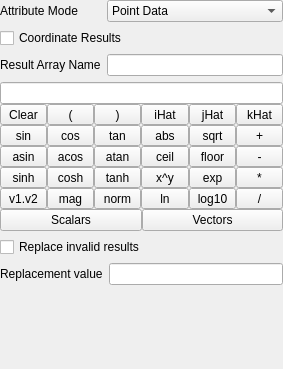
<?xml version="1.0" encoding="UTF-8"?>
<ui version="4.0">
 <class>CalculatorGlobalPanel</class>
 <widget class="QWidget" name="CalculatorGlobalPanel">
  <property name="geometry">
   <rect>
    <x>0</x>
    <y>0</y>
    <width>283</width>
    <height>369</height>
   </rect>
  </property>
  <property name="focusPolicy">
   <enum>Qt::ClickFocus</enum>
  </property>
  <property name="windowTitle">
   <string>Form</string>
  </property>
  <layout class="QVBoxLayout">
   <property name="spacing">
    <number>6</number>
   </property>
   <property name="margin">
    <number>0</number>
   </property>
   <item>
    <layout class="QGridLayout">
     <property name="margin">
      <number>0</number>
     </property>
     <property name="spacing">
      <number>6</number>
     </property>
     <item row="2" column="0" rowspan="2">
      <widget class="QLabel" name="label">
       <property name="text">
        <string>Result Array Name</string>
       </property>
      </widget>
     </item>
     <item row="1" column="0" colspan="3">
      <widget class="QCheckBox" name="CoordinateResults">
       <property name="text">
        <string>Coordinate Results</string>
       </property>
      </widget>
     </item>
     <item row="2" column="1" rowspan="2" colspan="2">
      <widget class="QLineEdit" name="ResultArrayName"/>
     </item>
     <item row="0" column="0">
      <widget class="QLabel" name="label_2">
       <property name="text">
        <string>Attribute Mode</string>
       </property>
      </widget>
     </item>
     <item row="0" column="1" colspan="2">
      <widget class="QComboBox" name="AttributeMode">
       <item>
        <property name="text">
         <string>Point Data</string>
        </property>
       </item>
       <item>
        <property name="text">
         <string>Cell Data</string>
        </property>
       </item>
      </widget>
     </item>
    </layout>
   </item>
   <item>
    <layout class="QVBoxLayout" name="verticalLayout_7" stretch="0,0,0">
     <property name="spacing">
      <number>0</number>
     </property>
     <item>
      <widget class="QLineEdit" name="Function"/>
     </item>
     <item>
      <layout class="QHBoxLayout" name="horizontalLayout_2">
       <item>
        <layout class="QVBoxLayout" name="verticalLayout">
         <item>
          <widget class="QToolButton" name="Clear">
           <property name="sizePolicy">
            <sizepolicy hsizetype="Preferred" vsizetype="Preferred">
             <horstretch>0</horstretch>
             <verstretch>0</verstretch>
            </sizepolicy>
           </property>
           <property name="focusPolicy">
            <enum>Qt::NoFocus</enum>
           </property>
           <property name="text">
            <string>Clear</string>
           </property>
          </widget>
         </item>
         <item>
          <widget class="QToolButton" name="sin">
           <property name="sizePolicy">
            <sizepolicy hsizetype="Preferred" vsizetype="Preferred">
             <horstretch>0</horstretch>
             <verstretch>0</verstretch>
            </sizepolicy>
           </property>
           <property name="focusPolicy">
            <enum>Qt::NoFocus</enum>
           </property>
           <property name="text">
            <string>sin</string>
           </property>
          </widget>
         </item>
         <item>
          <widget class="QToolButton" name="asin">
           <property name="sizePolicy">
            <sizepolicy hsizetype="Preferred" vsizetype="Preferred">
             <horstretch>0</horstretch>
             <verstretch>0</verstretch>
            </sizepolicy>
           </property>
           <property name="focusPolicy">
            <enum>Qt::NoFocus</enum>
           </property>
           <property name="text">
            <string>asin</string>
           </property>
          </widget>
         </item>
         <item>
          <widget class="QToolButton" name="sinh">
           <property name="sizePolicy">
            <sizepolicy hsizetype="Preferred" vsizetype="Preferred">
             <horstretch>0</horstretch>
             <verstretch>0</verstretch>
            </sizepolicy>
           </property>
           <property name="focusPolicy">
            <enum>Qt::NoFocus</enum>
           </property>
           <property name="text">
            <string>sinh</string>
           </property>
          </widget>
         </item>
         <item>
          <widget class="QToolButton" name="v1v2">
           <property name="sizePolicy">
            <sizepolicy hsizetype="Preferred" vsizetype="Preferred">
             <horstretch>0</horstretch>
             <verstretch>0</verstretch>
            </sizepolicy>
           </property>
           <property name="focusPolicy">
            <enum>Qt::NoFocus</enum>
           </property>
           <property name="text">
            <string>v1.v2</string>
           </property>
           <property name="autoRaise">
            <bool>false</bool>
           </property>
          </widget>
         </item>
        </layout>
       </item>
       <item>
        <layout class="QVBoxLayout" name="verticalLayout_2">
         <item>
          <widget class="QToolButton" name="LeftParentheses">
           <property name="sizePolicy">
            <sizepolicy hsizetype="Preferred" vsizetype="Preferred">
             <horstretch>0</horstretch>
             <verstretch>0</verstretch>
            </sizepolicy>
           </property>
           <property name="focusPolicy">
            <enum>Qt::NoFocus</enum>
           </property>
           <property name="text">
            <string>(</string>
           </property>
          </widget>
         </item>
         <item>
          <widget class="QToolButton" name="cos">
           <property name="sizePolicy">
            <sizepolicy hsizetype="Preferred" vsizetype="Preferred">
             <horstretch>0</horstretch>
             <verstretch>0</verstretch>
            </sizepolicy>
           </property>
           <property name="focusPolicy">
            <enum>Qt::NoFocus</enum>
           </property>
           <property name="text">
            <string>cos</string>
           </property>
          </widget>
         </item>
         <item>
          <widget class="QToolButton" name="acos">
           <property name="sizePolicy">
            <sizepolicy hsizetype="Preferred" vsizetype="Preferred">
             <horstretch>0</horstretch>
             <verstretch>0</verstretch>
            </sizepolicy>
           </property>
           <property name="focusPolicy">
            <enum>Qt::NoFocus</enum>
           </property>
           <property name="text">
            <string>acos</string>
           </property>
          </widget>
         </item>
         <item>
          <widget class="QToolButton" name="cosh">
           <property name="sizePolicy">
            <sizepolicy hsizetype="Preferred" vsizetype="Preferred">
             <horstretch>0</horstretch>
             <verstretch>0</verstretch>
            </sizepolicy>
           </property>
           <property name="focusPolicy">
            <enum>Qt::NoFocus</enum>
           </property>
           <property name="text">
            <string>cosh</string>
           </property>
          </widget>
         </item>
         <item>
          <widget class="QToolButton" name="mag">
           <property name="sizePolicy">
            <sizepolicy hsizetype="Preferred" vsizetype="Preferred">
             <horstretch>0</horstretch>
             <verstretch>0</verstretch>
            </sizepolicy>
           </property>
           <property name="focusPolicy">
            <enum>Qt::NoFocus</enum>
           </property>
           <property name="text">
            <string>mag</string>
           </property>
          </widget>
         </item>
        </layout>
       </item>
       <item>
        <layout class="QVBoxLayout" name="verticalLayout_3">
         <item>
          <widget class="QToolButton" name="RightParentheses">
           <property name="sizePolicy">
            <sizepolicy hsizetype="Preferred" vsizetype="Preferred">
             <horstretch>0</horstretch>
             <verstretch>0</verstretch>
            </sizepolicy>
           </property>
           <property name="focusPolicy">
            <enum>Qt::NoFocus</enum>
           </property>
           <property name="text">
            <string>)</string>
           </property>
          </widget>
         </item>
         <item>
          <widget class="QToolButton" name="tan">
           <property name="sizePolicy">
            <sizepolicy hsizetype="Preferred" vsizetype="Preferred">
             <horstretch>0</horstretch>
             <verstretch>0</verstretch>
            </sizepolicy>
           </property>
           <property name="focusPolicy">
            <enum>Qt::NoFocus</enum>
           </property>
           <property name="text">
            <string>tan</string>
           </property>
          </widget>
         </item>
         <item>
          <widget class="QToolButton" name="atan">
           <property name="sizePolicy">
            <sizepolicy hsizetype="Preferred" vsizetype="Preferred">
             <horstretch>0</horstretch>
             <verstretch>0</verstretch>
            </sizepolicy>
           </property>
           <property name="focusPolicy">
            <enum>Qt::NoFocus</enum>
           </property>
           <property name="text">
            <string>atan</string>
           </property>
          </widget>
         </item>
         <item>
          <widget class="QToolButton" name="tanh">
           <property name="sizePolicy">
            <sizepolicy hsizetype="Preferred" vsizetype="Preferred">
             <horstretch>0</horstretch>
             <verstretch>0</verstretch>
            </sizepolicy>
           </property>
           <property name="focusPolicy">
            <enum>Qt::NoFocus</enum>
           </property>
           <property name="text">
            <string>tanh</string>
           </property>
          </widget>
         </item>
         <item>
          <widget class="QToolButton" name="norm">
           <property name="sizePolicy">
            <sizepolicy hsizetype="Preferred" vsizetype="Preferred">
             <horstretch>0</horstretch>
             <verstretch>0</verstretch>
            </sizepolicy>
           </property>
           <property name="focusPolicy">
            <enum>Qt::NoFocus</enum>
           </property>
           <property name="text">
            <string>norm</string>
           </property>
          </widget>
         </item>
        </layout>
       </item>
       <item>
        <layout class="QVBoxLayout" name="verticalLayout_4">
         <item>
          <widget class="QToolButton" name="iHat">
           <property name="sizePolicy">
            <sizepolicy hsizetype="Preferred" vsizetype="Preferred">
             <horstretch>0</horstretch>
             <verstretch>0</verstretch>
            </sizepolicy>
           </property>
           <property name="focusPolicy">
            <enum>Qt::NoFocus</enum>
           </property>
           <property name="text">
            <string>iHat</string>
           </property>
          </widget>
         </item>
         <item>
          <widget class="QToolButton" name="abs">
           <property name="sizePolicy">
            <sizepolicy hsizetype="Preferred" vsizetype="Preferred">
             <horstretch>0</horstretch>
             <verstretch>0</verstretch>
            </sizepolicy>
           </property>
           <property name="focusPolicy">
            <enum>Qt::NoFocus</enum>
           </property>
           <property name="text">
            <string>abs</string>
           </property>
          </widget>
         </item>
         <item>
          <widget class="QToolButton" name="ceil">
           <property name="sizePolicy">
            <sizepolicy hsizetype="Preferred" vsizetype="Preferred">
             <horstretch>0</horstretch>
             <verstretch>0</verstretch>
            </sizepolicy>
           </property>
           <property name="focusPolicy">
            <enum>Qt::NoFocus</enum>
           </property>
           <property name="text">
            <string>ceil</string>
           </property>
          </widget>
         </item>
         <item>
          <widget class="QToolButton" name="xy">
           <property name="sizePolicy">
            <sizepolicy hsizetype="Preferred" vsizetype="Preferred">
             <horstretch>0</horstretch>
             <verstretch>0</verstretch>
            </sizepolicy>
           </property>
           <property name="focusPolicy">
            <enum>Qt::NoFocus</enum>
           </property>
           <property name="text">
            <string>x^y</string>
           </property>
          </widget>
         </item>
         <item>
          <widget class="QToolButton" name="ln">
           <property name="sizePolicy">
            <sizepolicy hsizetype="Preferred" vsizetype="Preferred">
             <horstretch>0</horstretch>
             <verstretch>0</verstretch>
            </sizepolicy>
           </property>
           <property name="focusPolicy">
            <enum>Qt::NoFocus</enum>
           </property>
           <property name="text">
            <string>ln</string>
           </property>
          </widget>
         </item>
        </layout>
       </item>
       <item>
        <layout class="QVBoxLayout" name="verticalLayout_5">
         <item>
          <widget class="QToolButton" name="jHat">
           <property name="sizePolicy">
            <sizepolicy hsizetype="Preferred" vsizetype="Preferred">
             <horstretch>0</horstretch>
             <verstretch>0</verstretch>
            </sizepolicy>
           </property>
           <property name="focusPolicy">
            <enum>Qt::NoFocus</enum>
           </property>
           <property name="text">
            <string>jHat</string>
           </property>
          </widget>
         </item>
         <item>
          <widget class="QToolButton" name="sqrt">
           <property name="sizePolicy">
            <sizepolicy hsizetype="Preferred" vsizetype="Preferred">
             <horstretch>0</horstretch>
             <verstretch>0</verstretch>
            </sizepolicy>
           </property>
           <property name="focusPolicy">
            <enum>Qt::NoFocus</enum>
           </property>
           <property name="text">
            <string>sqrt</string>
           </property>
          </widget>
         </item>
         <item>
          <widget class="QToolButton" name="floor">
           <property name="sizePolicy">
            <sizepolicy hsizetype="Preferred" vsizetype="Preferred">
             <horstretch>0</horstretch>
             <verstretch>0</verstretch>
            </sizepolicy>
           </property>
           <property name="focusPolicy">
            <enum>Qt::NoFocus</enum>
           </property>
           <property name="text">
            <string>floor</string>
           </property>
          </widget>
         </item>
         <item>
          <widget class="QToolButton" name="exp">
           <property name="sizePolicy">
            <sizepolicy hsizetype="Preferred" vsizetype="Preferred">
             <horstretch>0</horstretch>
             <verstretch>0</verstretch>
            </sizepolicy>
           </property>
           <property name="focusPolicy">
            <enum>Qt::NoFocus</enum>
           </property>
           <property name="text">
            <string>exp</string>
           </property>
          </widget>
         </item>
         <item>
          <widget class="QToolButton" name="log10">
           <property name="sizePolicy">
            <sizepolicy hsizetype="Preferred" vsizetype="Preferred">
             <horstretch>0</horstretch>
             <verstretch>0</verstretch>
            </sizepolicy>
           </property>
           <property name="focusPolicy">
            <enum>Qt::NoFocus</enum>
           </property>
           <property name="text">
            <string>log10</string>
           </property>
          </widget>
         </item>
        </layout>
       </item>
       <item>
        <layout class="QVBoxLayout" name="verticalLayout_6">
         <item>
          <widget class="QToolButton" name="kHat">
           <property name="sizePolicy">
            <sizepolicy hsizetype="Preferred" vsizetype="Preferred">
             <horstretch>0</horstretch>
             <verstretch>0</verstretch>
            </sizepolicy>
           </property>
           <property name="focusPolicy">
            <enum>Qt::NoFocus</enum>
           </property>
           <property name="text">
            <string>kHat</string>
           </property>
          </widget>
         </item>
         <item>
          <widget class="QToolButton" name="Plus">
           <property name="sizePolicy">
            <sizepolicy hsizetype="Preferred" vsizetype="Preferred">
             <horstretch>0</horstretch>
             <verstretch>0</verstretch>
            </sizepolicy>
           </property>
           <property name="focusPolicy">
            <enum>Qt::NoFocus</enum>
           </property>
           <property name="text">
            <string>+</string>
           </property>
          </widget>
         </item>
         <item>
          <widget class="QToolButton" name="Minus">
           <property name="sizePolicy">
            <sizepolicy hsizetype="Preferred" vsizetype="Preferred">
             <horstretch>0</horstretch>
             <verstretch>0</verstretch>
            </sizepolicy>
           </property>
           <property name="focusPolicy">
            <enum>Qt::NoFocus</enum>
           </property>
           <property name="text">
            <string>-</string>
           </property>
          </widget>
         </item>
         <item>
          <widget class="QToolButton" name="Multiply">
           <property name="sizePolicy">
            <sizepolicy hsizetype="Preferred" vsizetype="Preferred">
             <horstretch>0</horstretch>
             <verstretch>0</verstretch>
            </sizepolicy>
           </property>
           <property name="focusPolicy">
            <enum>Qt::NoFocus</enum>
           </property>
           <property name="text">
            <string>*</string>
           </property>
          </widget>
         </item>
         <item>
          <widget class="QToolButton" name="Divide">
           <property name="sizePolicy">
            <sizepolicy hsizetype="Preferred" vsizetype="Preferred">
             <horstretch>0</horstretch>
             <verstretch>0</verstretch>
            </sizepolicy>
           </property>
           <property name="focusPolicy">
            <enum>Qt::NoFocus</enum>
           </property>
           <property name="text">
            <string>/</string>
           </property>
          </widget>
         </item>
        </layout>
       </item>
      </layout>
     </item>
     <item>
      <layout class="QHBoxLayout" name="horizontalLayout">
       <item>
        <widget class="QPushButton" name="Scalars">
         <property name="focusPolicy">
          <enum>Qt::NoFocus</enum>
         </property>
         <property name="text">
          <string>Scalars</string>
         </property>
        </widget>
       </item>
       <item>
        <widget class="QPushButton" name="Vectors">
         <property name="focusPolicy">
          <enum>Qt::NoFocus</enum>
         </property>
         <property name="text">
          <string>Vectors</string>
         </property>
        </widget>
       </item>
      </layout>
     </item>
    </layout>
   </item>
   <item>
    <widget class="QCheckBox" name="ReplaceInvalidResult">
     <property name="text">
      <string>Replace invalid results</string>
     </property>
    </widget>
   </item>
   <item>
    <layout class="QHBoxLayout">
     <property name="spacing">
      <number>6</number>
     </property>
     <property name="margin">
      <number>0</number>
     </property>
     <item>
      <widget class="QLabel" name="label_3">
       <property name="text">
        <string>Replacement value</string>
       </property>
      </widget>
     </item>
     <item>
      <widget class="QLineEdit" name="ReplacementValue"/>
     </item>
    </layout>
   </item>
   <item>
    <spacer>
     <property name="orientation">
      <enum>Qt::Vertical</enum>
     </property>
     <property name="sizeHint" stdset="0">
      <size>
       <width>283</width>
       <height>16</height>
      </size>
     </property>
    </spacer>
   </item>
  </layout>
 </widget>
 <tabstops>
  <tabstop>AttributeMode</tabstop>
  <tabstop>CoordinateResults</tabstop>
  <tabstop>ResultArrayName</tabstop>
  <tabstop>Function</tabstop>
  <tabstop>ReplaceInvalidResult</tabstop>
  <tabstop>ReplacementValue</tabstop>
 </tabstops>
 <resources/>
 <connections/>
</ui>
